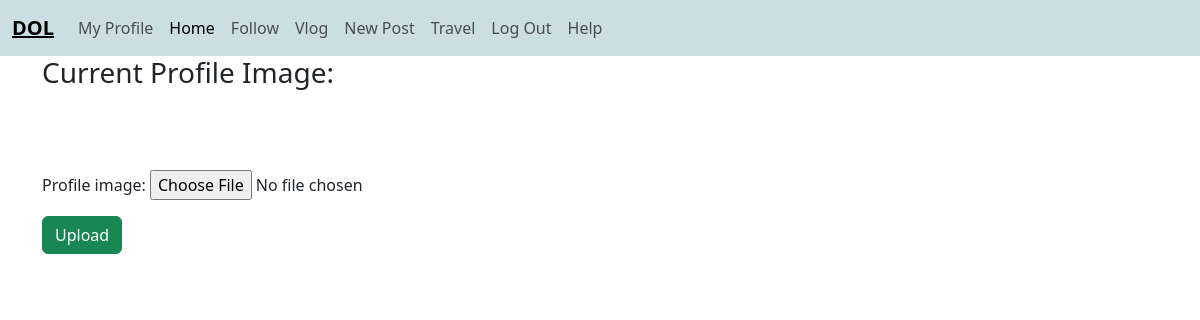
/accounts/editprofile/1/ (signed in), run on an earlier commit of the app's database.
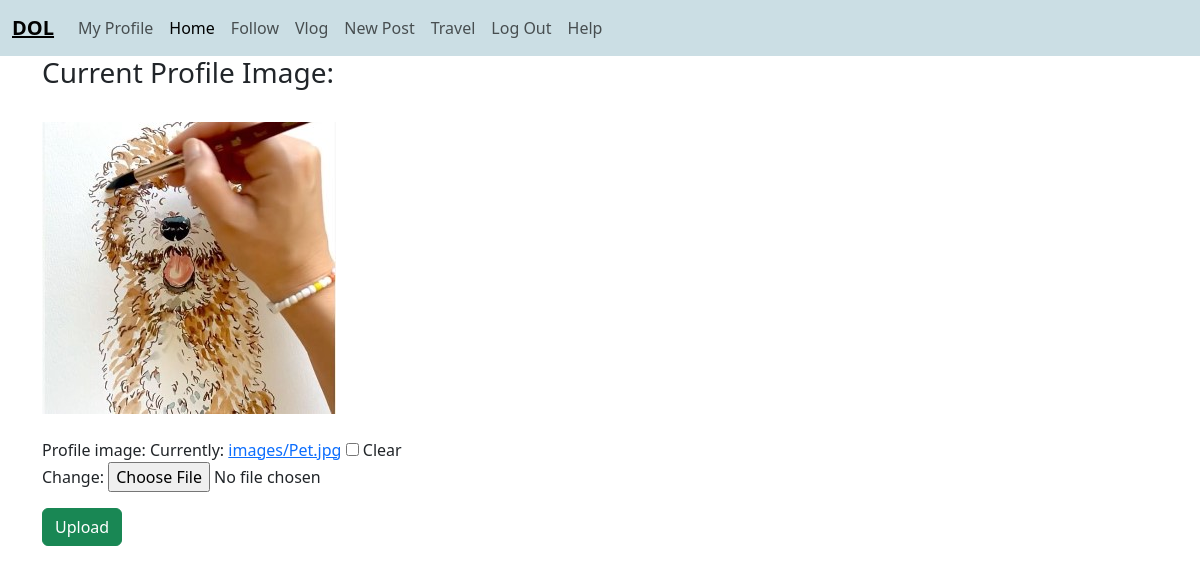
And on a later commit of the database.
### accounts/models.py (models this page shows, shortened)
class Profile(models.Model):
    user = models.OneToOneField(User, on_delete=models.CASCADE)
    follows = models.ManyToManyField("self",
        related_name="followed_by", #opposite of name
        symmetrical=False, # Somone can follow you but you dont have to follow back
        blank=True) #You dont have to follow anyone
    date_modified = models.DateTimeField(User, auto_now=True)
    profile_image = models.ImageField(null=True, blank=True, upload_to="images/")

### accounts/views.py (the view, shortened to what this page needs)
# urls.py: path('editprofile/<int:pk>/', EditProfileView.as_view(), name='editProfile'),
class EditProfileView(LoginRequiredMixin, UpdateView):
    template_name ="accounts/editprofile.html"
    model = Profile
    fields = ["profile_image"]
    success_url = reverse_lazy('vlist')

### templates/accounts/editprofile.html (shortened to what this page needs)
{% extends 'base.html' %}
{% load static %}
{% block content %}
<h3>Current Profile Image: </h3>
<br>
<img src='/static/upload/{{ profile.profile_image }}' alt="">
<br><br>
<form method="POST" enctype="multipart/form-data">
    {{ form.as_p }}
    <input type="submit" value="Upload" class = "btn btn-success">
</form>
{% endblock content %}

What changed in the data, as far as the page shows it:
changed Profile: profile_image: picture added
Also different on the page:
form field as_p: (not shown) → "☐"
text no longer shown: "Profile image:"
text now shown: "Profile image: Currently: images/Pet.jpg Clear Change:"
